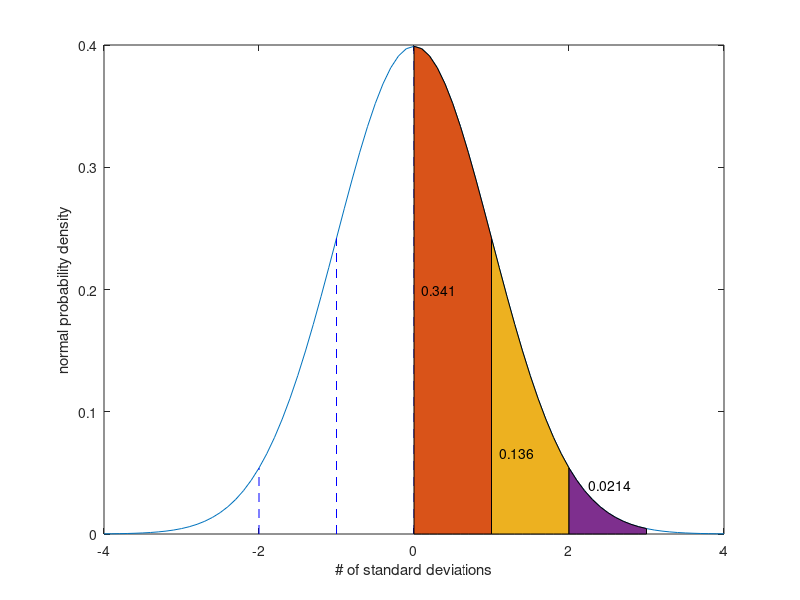

MATLAB code for this plot:
% fun_with_norm.m
%
% fun with the normal distribution

% Plot the standard normal distribution:
zVals = [-4:0.1:4];
pVals = normpdf(zVals,0,1);
plot(zVals,pVals);
xlabel('# of standard deviations');
ylabel('normal probability density');
hold on

% draw some relevant lines
x = [-2:2];
y = normpdf(x,0,1);
for k = 1: length(x)
    line([x(k),x(k)],[0,y(k)],'Color','b','LineStyle','--');
end
   
% fill in the region from 0 to 1 s.d.
x = [0:0.1:1];
y = normpdf(x,0,1);
area(x,y);
% How large is this area?
ar = normcdf(1,0,1) - normcdf(0,0,1);
text(0.1, max(pVals)/2, num2str(ar,3));

% fill in the region from 1 to 2 s.d.
x = [1:0.1:2];
y = normpdf(x,0,1);
area(x,y);
% How large is this area?
ar = normcdf(2,0,1) - normcdf(1,0,1);
text(1.1, max(pVals)/6, num2str(ar,3));

% fill in the region from 2 to 3 s.d.
x = [2:0.1:3];
y = normpdf(x,0,1);
area(x,y);
% How large is this area?
ar = normcdf(3,0,1) - normcdf(2,0,1);
text(2.25, max(pVals)/10, num2str(ar,3));